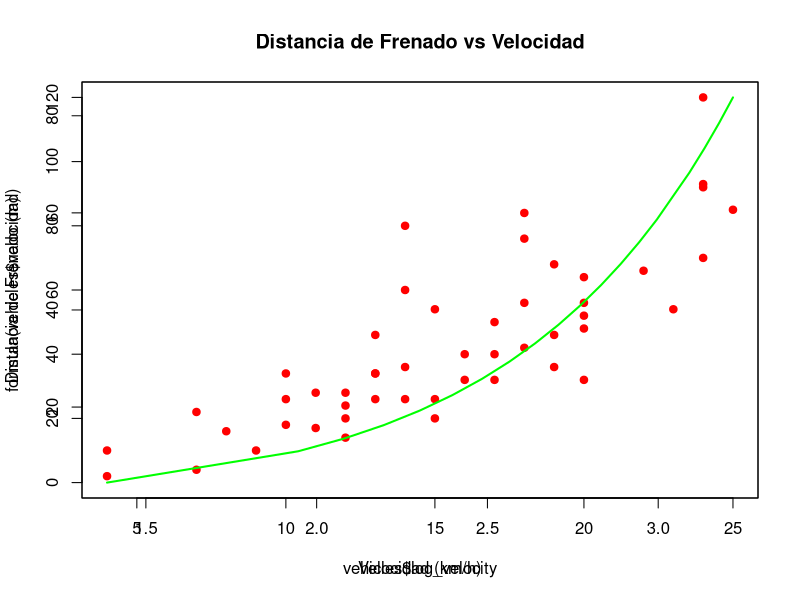

The R script that drew this image:
# multiplicative potential model
library(openxlsx)
vehicles <- read.xlsx("mrl/class19022026/distancia_frenado.xlsx", sheet = 1)

vehicles$log_distance <- log(vehicles$distancia)
vehicles$log_velocity <- log(vehicles$velocidad)

model <- lm(log_distance ~ log_velocity, data = vehicles)
model
summary(model)

vehicles$predicted_log_distance <- predict(model)

formula <- function(x) {
    exp(model$coefficients[[1]] + model$coefficients[[2]] * log(x))
}

plot(
    vehicles$velocidad,
    vehicles$distancia,
    xlim = c(4, 25),
    ylim = c(0, 120),
    main = "Distancia de Frenado vs Velocidad",
    xlab = "Velocidad (km/h)",
    ylab = "Distancia de Frenado (m)",
    pch = 19,
    col = "red"
)
par(new = T)
plot(
    vehicles$log_velocity,
    formula(vehicles$velocidad),
    col = "green",
    type = "l",
    lwd = 2
)
